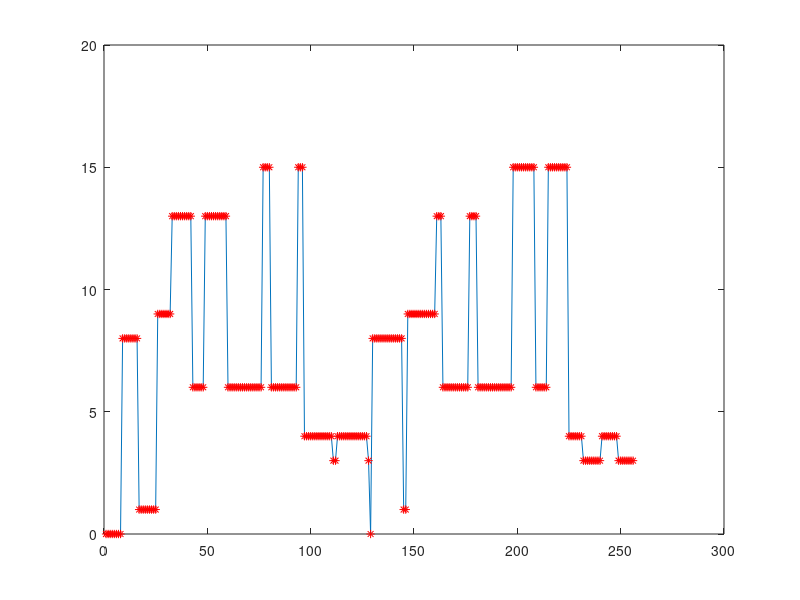

MATLAB code for this plot:
k = 0; R = [];
T = [ 0 1 13 13 6 6 4 4 8 9 6 6 15 15 3 3]; 
for i=0:15
    for j=0:15
        s = ( abs( i - j )>7 );     
        s = s*( 2*( i < j ) - 1 );
        R = [R, T( i + 8*s + 1 ) ];
    end
end
%bar(R)
plot(R), hold on,plot(R,'*r'), hold off